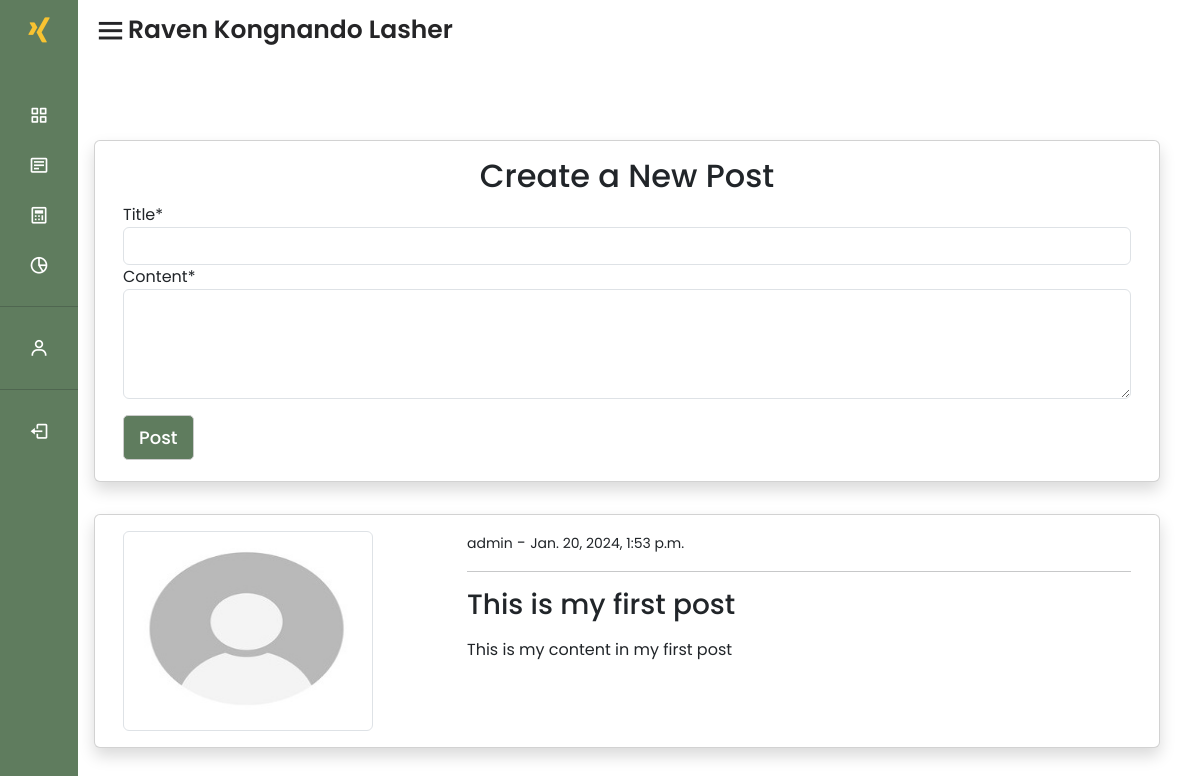
Screenshot of /blog/home/ (signed in) with the database file from the repository.
### blog/models.py (models this page shows, shortened)
class PostModel(models.Model):
     title = models.CharField(max_length=100)
     content = models.TextField()
     author = models.ForeignKey(User, on_delete=models.CASCADE)
     date_created = models.DateTimeField(auto_now_add=True)
     likes = models.ManyToManyField(User, related_name='liked_posts', blank=True)
     class Meta:
          ordering = ('-date_created',)

### UserAccount/models.py (models this page shows, shortened)
class ProfileModel(models.Model):
     user = models.OneToOneField(User, on_delete=models.CASCADE)
     image = models.ImageField(default='default.jpg', upload_to='profile', validators=[
                                   FileExtensionValidator(['png', 'jpg', 'jpeg'])])

### blog/views.py (the view)
# urls.py: path('home/', views.index, name='blog-index'),
@login_required(login_url='/login')
def index(request):
     posts = PostModel.objects.all()
     if request.method == 'POST':
          form = PostModelForm(request.POST)
          if form.is_valid():
               instance = form.save(commit=False)
               instance.author = request.user
               instance.save()
               return redirect('blog-index')
     else:
          form = PostModelForm()
     context = {
          'posts': posts,
          'form': form
     }
     return render(request, 'inner/blog/index.html', context)

### blog/forms.py
class PostModelForm(forms.ModelForm):
     content = forms.CharField(widget=forms.Textarea(attrs={'rows': 4}))
     class Meta:
          model = PostModel
          fields = ['title', 'content']
     def __init__(self, *args, **kwargs):
          super().__init__(*args, **kwargs)
          for field_name, field in self.fields.items():
               field.widget.attrs.update({'class': 'form-control'})

### templates/inner/blog/index.html (shortened to what this page needs)
{% extends 'layout/main.html' %}
{% load crispy_forms_tags %}
{% block content %}
<div class="container">
     <div class="row mt-5 pt-3">
          <div class="row">
               <div class="card my-3 shadow">
                    <div class="card-body">
                         <div class="post-form-header">
                              <h2 class="text-center">Create a New Post</h2>
                         </div>
                         <form method="POST">
                              {{ form|crispy }}
                              <div class="form row justify-content-end mt-2">
                                   <div class="form-group col-12">
                                        <button type="submit" class="form btn-block dustyGreen text-white mt-2">
                                             Post
                                        </button>
                                   </div>
                              </div>
                         </form>
                    </div>
               </div>
          </div>
          <div class="row">
               {% for post in posts %}
               <div class="card shadow my-3">
                    <div class="card-body">
                         <div class="row">
                              <div class="col-md-4">
                                   <img class="img-thumbnail" src="{{ post.author.profilemodel.image.url }}" alt="img"
                                        style="width: 250px; height: 200px;">
                              </div>
                              <div class="col-md-8">
                                   <small>{{ post.author }}</small> -
                                   <small>{{ post.date_created }}</small>
                                   <hr>
                                   <a class="h3" href="{% url 'blog-post-detail' post.id %}">{{ post.title }}</a>
                                   <p class="text-justify my-3">
                                        {{ post.content }}
                                   </p>
                              </div>
                         </div>
                    </div>
               </div>
               {% endfor %}
          </div>
     </div>
</div>
{% endblock %}

### static/css/styles.css (style rules this page uses)
* { font-family: 'Poppins', sans-serif; margin : 0; padding : 0; box-sizing : border-box; list-style : none; text-decoration: none; }
a { text-decoration: none !important; }
:root { --color_Dark1 : #1e1e1e; --color_Dark2 : #252527; --color_Light1 : #dfdfdf; --color_White : #ffffff; --color_Gold : #f8c331; --color_SoftGreen : #99b699; --color_DustyGreen : #5f7c5e; }
.dustyGreen { background : var(--color_DustyGreen) !important; }
.form input,.form button { padding: 8px 15px; border-radius: 5px !important; margin: 5px 0px; box-sizing: border-box; border: 1px solid #ccc; font-size: 18px !important; font-weight: 500; }

### templates/inner/blog/index.html (style rules this page uses)
.img-thumbnail { max-width: 100%; max-height: 100%; }

### rows the page displays
PostModel: author.profilemodel.image (placeholder picture), author "admin", date_created "Jan. 20, 2024, 1:53 p.m.", title "This is my first post", content "This is my content in my first post"
